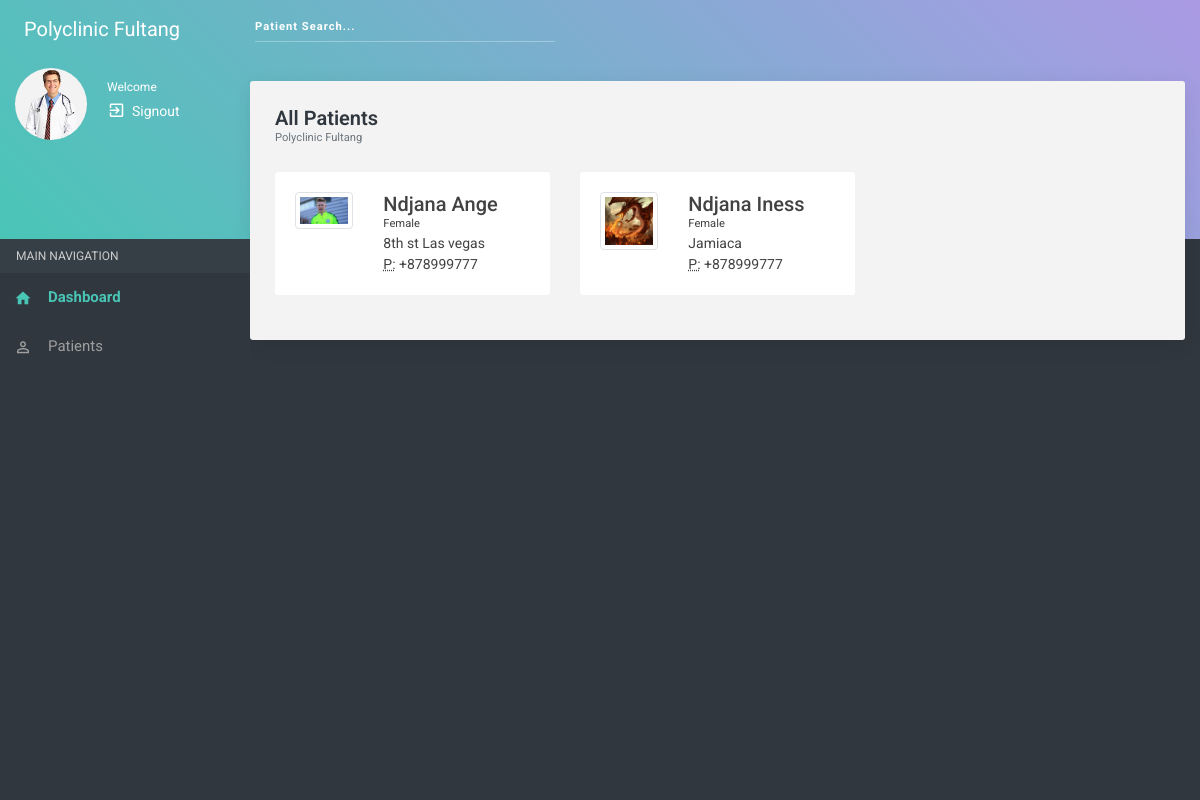
The page /all_patients/ on the database its author committed.
### usermanagement/models.py (models this page shows, shortened)
class Patient(models.Model):
    user = models.OneToOneField(User, on_delete = models.CASCADE)
    place_of_birth = models.CharField(max_length=200)
    person_to_contact = models.CharField(max_length=100)
    person_to_contact_tel = models.CharField(max_length=100)
    age  = models.CharField(max_length=10)
    gender = models.CharField(max_length=10, choices = Gender)
    tel = models.CharField(max_length=30, blank=True, null=True)
    address = models.CharField(max_length=250, blank = True, null = True)
    date_of_birth = models.DateField(blank = True, null = True)
    profession = models.CharField(max_length=100, blank = True, null = True)
    profile_pic = models.ImageField(blank = True, null = True)
    created = models.DateTimeField(auto_now_add=True)
    modified = models.DateTimeField(auto_now=True)

class CustomUser(AbstractUser):
    role = models.CharField(max_length=20, default='NoRole', choices = Roles)

### usermanagement/views.py (the view)
# urls.py: path('all_patients/', all_patients , name="all_patients"),
def all_patients(request):
    context = {
        'patients': Patient.objects.all().order_by('-created')
    }
    return render(request, 'usermanagement/patients.html', context)

### usermanagement/templates/usermanagement/patients.html (shortened to what this page needs)
﻿{% extends "usermanagement/base.html" %}
{% block body %}
<section class="content patients">
    <div class="container-fluid">
        <div class="block-header">
            <h2>All Patients</h2>
            <small class="text-muted">Polyclinic Fultang</small>
        </div>
        <div class="row clearfix">
        {% for patient in patients %}
            <div class="col-lg-4 col-md-6 col-sm-12">
                <div class="card all-patients">
                    <div class="body">
                        <div class="row">
                            <div class="col-md-4 col-sm-4 text-center m-b-0">
                                <a href="#" class="p-profile-pix"><img src="{{patient.profile_pic.url}}" alt="user" class="img-thumbnail img-fluid"></a>
                            </div>
                            <div class="col-md-8 col-sm-8 m-b-0">
                                <h5 class="m-b-0"> {{patient.user.first_name}} {{patient.user.last_name}} </h5></a></h5> <small>{{patient.gender}}</small>
                                <address class="m-b-0">
                                    {{patient.address}}<br>
                                    <abbr title="Phone">P:</abbr> {{patient.tel}}
                                </address>
                            </div>
                        </div>
                    </div>
                </div>
            </div>
        {% endfor %}
        </div>
    </div>
</section>
{% endblock %}

### rows shown on the page
Patient: profile_pic (picture), user.first_name "Ndjana", user.last_name "Ange", gender "Female", address "8th st Las vegas", tel "+878999777"
Patient: profile_pic (picture), user.first_name "Ndjana", user.last_name "Iness", gender "Female", address "Jamiaca", tel "+878999777"
